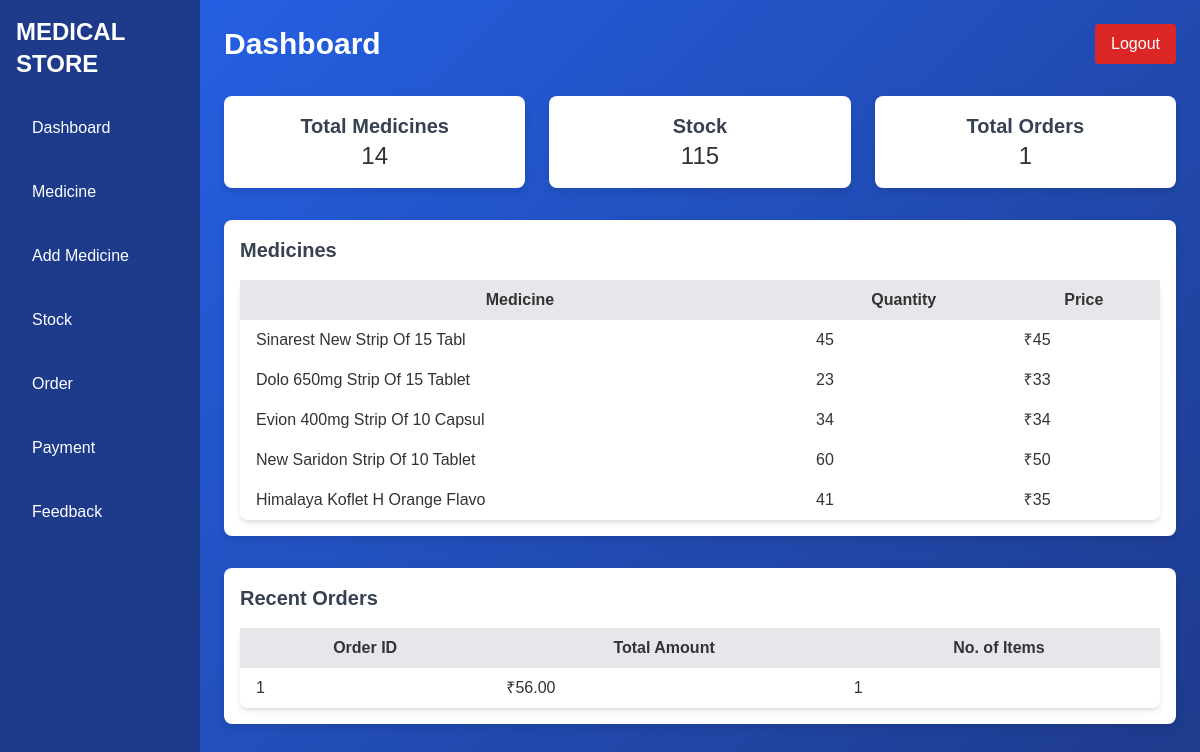
/medical_store/admin.php, run on an earlier commit of the app's database.
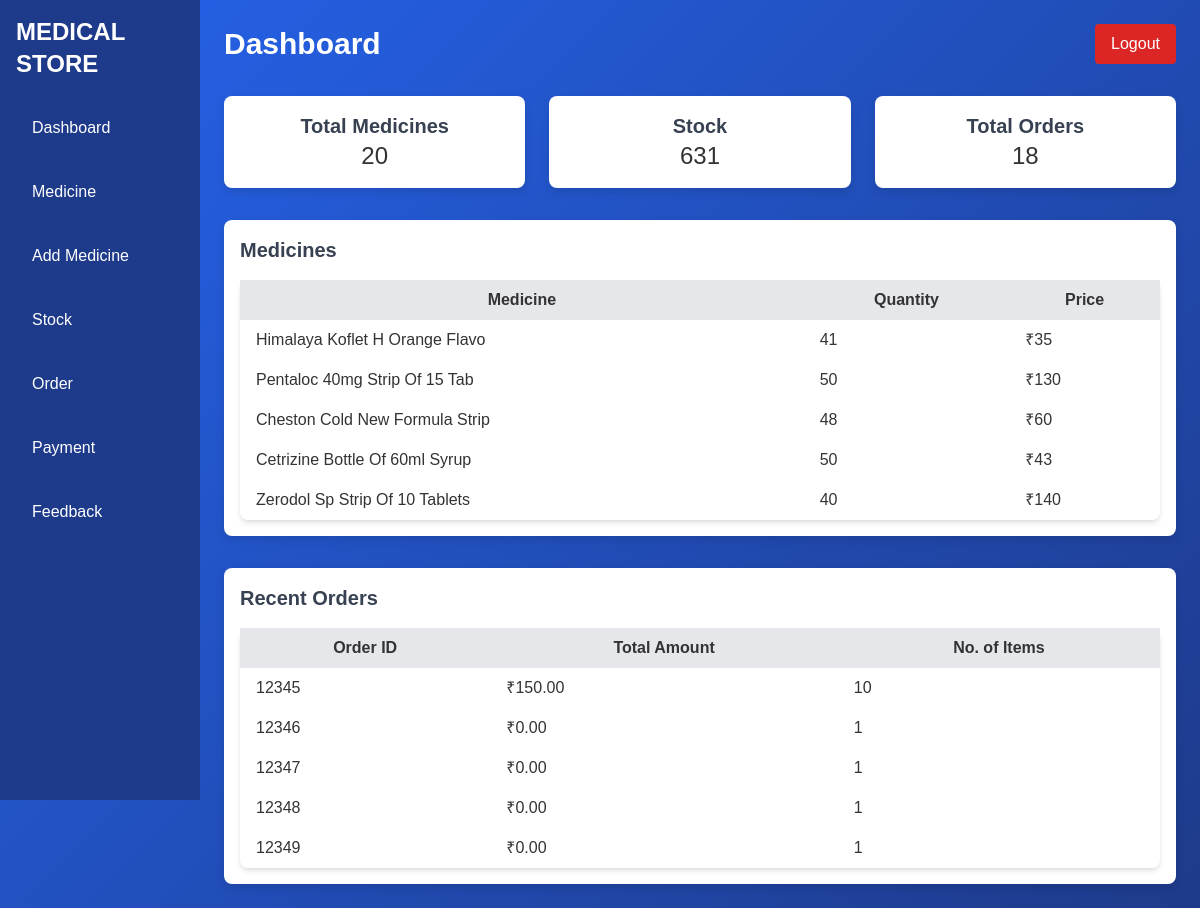
And on a later commit of the database.
### tables this page shows
CREATE TABLE `medicines` (
  `med_id` int(11) NOT NULL,
  `name` varchar(30) NOT NULL,
  `description` varchar(50) NOT NULL,
  `type` varchar(20) NOT NULL,
  `quantity` int(10) NOT NULL,
  `exp_date` date NOT NULL,
  `mfg_date` date NOT NULL,
  `price` int(20) NOT NULL,
  `image_path` varchar(255) DEFAULT NULL
);

CREATE TABLE `orders` (
  `order_id` int(11) NOT NULL,
  `customer_name` varchar(255) NOT NULL,
  `order_date` date NOT NULL,
  `total_amount` decimal(10,2) NOT NULL,
  `no_of_items` int(11) NOT NULL,
  `med_id` int(11) NOT NULL,
  `date_time` datetime NOT NULL
);

### medical_store/admin.php (the view, shortened to what this page needs)
<?php
$conn = new mysqli("localhost", "root", "", "webdb");
$stmt = $conn->prepare("SELECT COUNT(*) as total FROM medicines");
$stmt->execute();
$stmt->bind_result($totalMedicines);
$stmt = $conn->prepare("SELECT SUM(quantity) as stock FROM stock");
$stmt->execute();
$stmt->bind_result($totalStock);
$stmt = $conn->prepare("SELECT COUNT(*) as totalOrders FROM orders");
$stmt->execute();
$stmt->bind_result($totalOrders);
$medicines = $conn->query("SELECT * FROM medicines LIMIT 5");
$orders = $conn->query("SELECT order_id, total_amount, no_of_items FROM orders LIMIT 5");
?>
<!DOCTYPE html>
<html lang="en">
<head>
    <link href="https://cdn.jsdelivr.net/npm/tailwindcss@2.2.19/dist/tailwind.min.css" rel="stylesheet">
</head>
<body>
<div class="flex">
    <div class="w-1/6 custom-sidebar text-white h-screen p-4">
        <h1 class="text-2xl font-bold mb-6">MEDICAL STORE</h1>
        <ul>
            <li class="mt-4"><a href="admin.php">Dashboard</a></li>
            <li class="mt-4"><a href="medicine.php">Medicine</a></li>
            <li class="mt-4"><a href="add_medicine.php">Add Medicine</a></li>
            <li class="mt-4"><a href="stock.php">Stock</a></li>
            <li class="mt-4"><a href="view_order.php">Order</a></li>
            <li class="mt-4"><a href="view_payment.php">Payment</a></li>
            <li class="mt-4"><a href="view_feedback.php">Feedback</a></li>
        </ul>
    </div>
    <div class="w-5/6 p-6">
        <div class="flex justify-between items-center">
            <h2 class="text-3xl font-bold">Dashboard</h2>
            <a href="logout1.php" class="bg-red-600 text-white py-2 px-4 rounded">Logout</a>
        </div>
        <div class="grid grid-cols-3 gap-6 mt-8">
            <div class="custom-card p-4 text-center">
                <h3 class="text-xl font-bold text-gray-700">Total Medicines</h3>
                <p class="text-2xl"><?= htmlspecialchars($totalMedicines) ?></p>
            </div>
            <div class="custom-card p-4 text-center">
                <h3 class="text-xl font-bold text-gray-700">Stock</h3>
                <p class="text-2xl"><?= htmlspecialchars($totalStock) ?></p>
            </div>
            <div class="custom-card p-4 text-center">
                <h3 class="text-xl font-bold text-gray-700">Total Orders</h3>
                <p class="text-2xl"><?= htmlspecialchars($totalOrders) ?></p>
            </div>
        </div>
        <div class="mt-8 custom-card p-4">
            <h3 class="text-xl font-bold mb-4 text-gray-700">Medicines</h3>
            <table class="min-w-full bg-white rounded-lg shadow-md">
                <thead>
                    <tr class="bg-gray-200">
                        <th class="py-2 px-4">Medicine</th>
                        <th class="py-2 px-4">Quantity</th>
                        <th class="py-2 px-4">Price</th>
                    </tr>
                </thead>
                <tbody>
                    <?php while ($row = $medicines->fetch_assoc()): ?>
                    <tr>
                        <td class="py-2 px-4"><?= htmlspecialchars($row['name']) ?></td>
                        <td class="py-2 px-4"><?= htmlspecialchars($row['quantity']) ?></td>
                        <td class="py-2 px-4">₹<?= htmlspecialchars($row['price']) ?></td>
                    </tr>
                    <?php endwhile; ?>
                </tbody>
            </table>
        </div>
        <div class="mt-8 custom-card p-4">
            <h3 class="text-xl font-bold mb-4 text-gray-700">Recent Orders</h3>
            <table class="min-w-full bg-white rounded-lg shadow-md">
                <thead>
                    <tr class="bg-gray-200">
                        <th class="py-2 px-4">Order ID</th>
                        <th class="py-2 px-4">Total Amount</th>
                        <th class="py-2 px-4">No. of Items</th>
                    </tr>
                </thead>
                <tbody>
                    <?php while ($row = $orders->fetch_assoc()): ?>
                    <tr>
                        <td class="py-2 px-4"><?= htmlspecialchars($row['order_id']) ?></td>
                        <td class="py-2 px-4">₹<?= htmlspecialchars($row['total_amount']) ?></td>
                        <td class="py-2 px-4"><?= htmlspecialchars($row['no_of_items']) ?></td>
                    </tr>
                    <?php endwhile; ?>
                </tbody>
            </table>
        </div>
    </div>
</div>
</body>
</html>

What changed in the data, as far as the page shows it:
removed medicines: name "Sinarest New Strip Of 15 Tabl", quantity "45", price "45"
removed medicines: name "Dolo 650mg Strip Of 15 Tablet", quantity "23", price "33"
removed medicines: name "Evion 400mg Strip Of 10 Capsul", quantity "34", price "34"
removed medicines: name "New Saridon Strip Of 10 Tablet", quantity "60", price "50"
removed orders: order_id "1", total_amount "56.00", no_of_items "1"
now on this page (row unchanged): medicines: name "Pentaloc 40mg Strip Of 15 Tab", quantity "50", price "130"
now on this page (row unchanged): medicines: name "Cheston Cold New Formula Strip", quantity "48", price "60"
now on this page (row unchanged): medicines: name "Cetrizine Bottle Of 60ml Syrup", quantity "50", price "43"
now on this page (row unchanged): medicines: name "Zerodol Sp Strip Of 10 Tablets", quantity "40", price "140"
added orders: order_id "12345", total_amount "150.00", no_of_items "10"
added orders: order_id "12346", total_amount "0.00", no_of_items "1"
added orders: order_id "12347", total_amount "0.00", no_of_items "1"
added orders: order_id "12348", total_amount "0.00", no_of_items "1"
added orders: order_id "12349", total_amount "0.00", no_of_items "1"
Also different on the page:
$totalMedicines: "14" → "20"
$totalStock: "115" → "631"
$totalOrders: "1" → "18"
